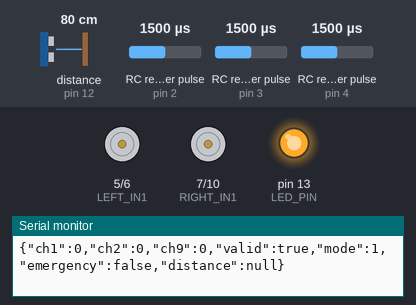
This sketch was run on a simulated Arduino Uno, built with avr-gcc and run on an emulated ATmega328P. On the bench: motor-driver pin pairs drawn as motors (green arrow = first pin HIGH = forward, orange = second pin HIGH = backward, longer = more drive, scaled by the enable pin), output pins drawn as LEDs (lit = HIGH), the last lines printed to the serial monitor. Wiring (inferred from the names in the program): ultrasonic range finder: trigger pin 8; echo pin 12; 3 × RC receiver channel: data pin 2 / data pin 3 / data pin 4. Dashed ring = blinking. Inputs (shaded band) come from the test bench; at power-on: distance to the obstacle (sensor on pin 12) 80 cm, RC receiver pulse (sensors on pin 2, pin 3, pin 4) 1500 µs. The echo pulse lasts 58.3 µs per cm; pins used as bus, display or sensor lines are not drawn.

Above: at 2.2 s.
2.3 s: distance to the obstacle (sensor on pin 12) set to 4 cm
At 2.66 s:
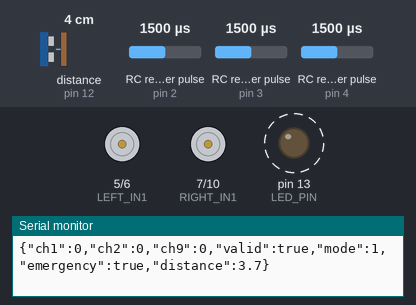
5.3 s: distance to the obstacle (sensor on pin 12) set to 18 cm
At 6.8 s:
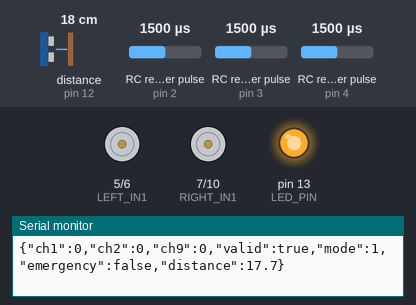
8.3 s: RC receiver pulse (sensor on pin 2) set to 1020 µs
At 8.8 s:
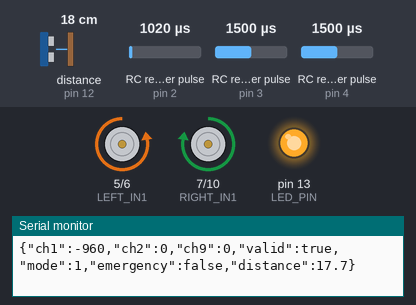
11.3 s: RC receiver pulse (sensor on pin 3) set to 1020 µs
At 13.0 s:
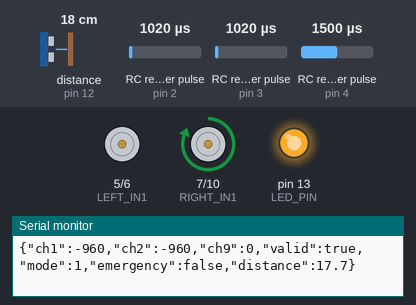
14.3 s: RC receiver pulse (sensor on pin 2) set to 1250 µs
17.3 s: RC receiver pulse (sensor on pin 3) set to 1500 µs
Timing chart, 0 to 21.3 s (numbered marks = the images above; inputs shaded):
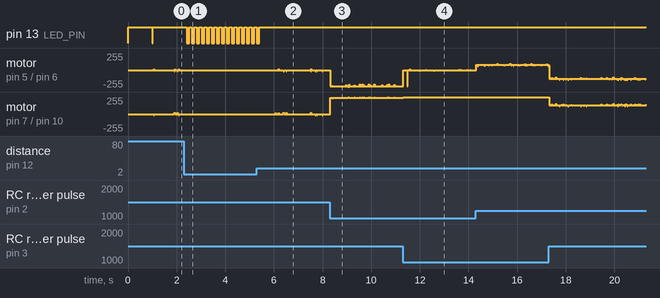

The sketch:

rover_arduino_simple_bridge.ino
```cpp
#include <PinChangeInterrupt.h>

// RC Pin definitions
#define CH1_PIN 2  // Forward/Reverse (Throttle)
#define CH2_PIN 3  // Steering
#define CH9_PIN 4  // Mode Switch (3-position)
#define LED_PIN 13 // Status LED

// Motor control pins
#define LEFT_IN1 5    // Left motor direction 1 (D5)
#define LEFT_IN2 6    // Left motor direction 2 (D6)
#define LEFT_ENA 9    // Left motor enable/speed (D9) - PWM capable
#define RIGHT_IN1 7   // Right motor direction 1 (D7)
#define RIGHT_IN2 10  // Right motor direction 2 (D10)
#define RIGHT_ENA 11  // Right motor enable/speed (D11) - PWM capable

// Ultrasonic sensor pins (for emergency stop only)
#define FRONT_TRIG_PIN 8   // Front ultrasonic trigger
#define FRONT_ECHO_PIN 12  // Front ultrasonic echo

// RC signal parameters (more lenient for stability)
#define RC_MIN_PULSE 1000
#define RC_MAX_PULSE 2000
#define RC_DEADBAND 50
#define RC_TIMEOUT 250  // Increased from 100ms to 250ms for stability

// Serial communication
#define SERIAL_BAUD 115200

// Emergency stop parameters
#define EMERGENCY_DISTANCE 10.0  // Emergency stop at 10cm
#define ULTRASONIC_TIMEOUT 5000  // 5ms timeout (fast!)

// Global variables for PWM reading
volatile unsigned long ch1_start_time = 0;
volatile unsigned long ch2_start_time = 0;
volatile unsigned long ch9_start_time = 0;
volatile unsigned long ch1_pulse_width = 1500;
volatile unsigned long ch2_pulse_width = 1500;
volatile unsigned long ch9_pulse_width = 1500;
volatile unsigned long ch1_last_time = 0;
volatile unsigned long ch2_last_time = 0;
volatile unsigned long ch9_last_time = 0;

// Signal validation
unsigned long last_valid_signal = 0;
bool signal_valid = false;

// Control mode with stability
enum ControlMode {
  MODE_FAILSAFE,    // CH9 < -500
  MODE_MANUAL,      // CH9 -500 to +500
  MODE_AUTONOMOUS   // CH9 > +500
};
ControlMode current_mode = MODE_FAILSAFE;
ControlMode stable_mode = MODE_FAILSAFE;
unsigned long mode_change_time = 0;
#define MODE_STABILITY_TIME 300  // 300ms stability before mode change

// Emergency stop
bool emergency_stop = false;
unsigned long last_emergency_check = 0;

void setup() {
  // Initialize serial communication
  Serial.begin(SERIAL_BAUD);

  // Configure RC input pins
  pinMode(CH1_PIN, INPUT);
  pinMode(CH2_PIN, INPUT);
  pinMode(CH9_PIN, INPUT);
  pinMode(LED_PIN, OUTPUT);

  // Configure motor output pins
  pinMode(LEFT_IN1, OUTPUT);
  pinMode(LEFT_IN2, OUTPUT);
  pinMode(LEFT_ENA, OUTPUT);
  pinMode(RIGHT_IN1, OUTPUT);
  pinMode(RIGHT_IN2, OUTPUT);
  pinMode(RIGHT_ENA, OUTPUT);

  // Configure ultrasonic sensor pins
  pinMode(FRONT_TRIG_PIN, OUTPUT);
  pinMode(FRONT_ECHO_PIN, INPUT);

  // Initialize motors to stopped state
  stopMotors();

  // Attach pin change interrupts for RC signals
  attachPinChangeInterrupt(digitalPinToPinChangeInterrupt(CH1_PIN), ch1_interrupt, CHANGE);
  attachPinChangeInterrupt(digitalPinToPinChangeInterrupt(CH2_PIN), ch2_interrupt, CHANGE);
  attachPinChangeInterrupt(digitalPinToPinChangeInterrupt(CH9_PIN), ch9_interrupt, CHANGE);

  // Initialize timing
  last_valid_signal = millis();

  // Status indication
  digitalWrite(LED_PIN, HIGH);
  delay(1000);
  digitalWrite(LED_PIN, LOW);

  Serial.println("Arduino Simple Bridge v3.0 Initialized");
}

void loop() {
  // High frequency tasks - keep these fast and simple
  checkSignalValidity();
  updateControlMode();

  // Emergency stop check (every 100ms for safety)
  if (millis() - last_emergency_check >= 100) {
    checkEmergencyStop();
    last_emergency_check = millis();
  }

  // Handle control modes
  if (current_mode == MODE_MANUAL) {
    processRCControl();
  } else if (current_mode == MODE_AUTONOMOUS) {
    processPiCommands();
  } else {
    stopMotors(); // Failsafe
  }

  // Send data to Pi (every 200ms to reduce sensor noise)
  static unsigned long last_data_send = 0;
  if (millis() - last_data_send >= 200) {
    sendDataToPi();
    last_data_send = millis();
  }

  // Update status LED
  updateStatusLED();

  // Fast loop for responsive motor control
  delay(5);
}

// RC Interrupt handlers
void ch1_interrupt() {
  if (digitalRead(CH1_PIN) == HIGH) {
    ch1_start_time = micros();
  } else {
    unsigned long pulse_time = micros() - ch1_start_time;
    if (pulse_time > RC_MIN_PULSE && pulse_time < RC_MAX_PULSE) {
      ch1_pulse_width = pulse_time;
      ch1_last_time = millis();
    }
  }
}

void ch2_interrupt() {
  if (digitalRead(CH2_PIN) == HIGH) {
    ch2_start_time = micros();
  } else {
    unsigned long pulse_time = micros() - ch2_start_time;
    if (pulse_time > RC_MIN_PULSE && pulse_time < RC_MAX_PULSE) {
      ch2_pulse_width = pulse_time;
      ch2_last_time = millis();
    }
  }
}

void ch9_interrupt() {
  if (digitalRead(CH9_PIN) == HIGH) {
    ch9_start_time = micros();
  } else {
    unsigned long pulse_time = micros() - ch9_start_time;
    if (pulse_time > RC_MIN_PULSE && pulse_time < RC_MAX_PULSE) {
      ch9_pulse_width = pulse_time;
      ch9_last_time = millis();
    }
  }
}

void checkSignalValidity() {
  unsigned long current_time = millis();

  // Check if all channels have recent updates
  bool ch1_fresh = (current_time - ch1_last_time) < RC_TIMEOUT;
  bool ch2_fresh = (current_time - ch2_last_time) < RC_TIMEOUT;
  bool ch9_fresh = (current_time - ch9_last_time) < RC_TIMEOUT;

  // More lenient validation - only require CH9 (mode switch) to be fresh
  // CH1 and CH2 can be stale if we're not moving the sticks
  signal_valid = ch9_fresh;

  if (signal_valid) {
    last_valid_signal = current_time;
  }
}

void updateControlMode() {
  // Simplified, more reliable mode detection
  int ch9_value = map(constrain(ch9_pulse_width, RC_MIN_PULSE, RC_MAX_PULSE),
                     RC_MIN_PULSE, RC_MAX_PULSE, -1000, 1000);

  ControlMode new_mode;

  // Determine mode based purely on CH9 value, ignore signal_valid for mode detection
  if (ch9_value < -500) {
    new_mode = MODE_FAILSAFE;
  } else if (ch9_value > 500) {
    new_mode = MODE_AUTONOMOUS;
  } else {
    new_mode = MODE_MANUAL;
  }

  // Simple stability - require 3 consecutive identical readings
  static ControlMode last_readings[3] = {MODE_FAILSAFE, MODE_FAILSAFE, MODE_FAILSAFE};
  static int reading_index = 0;

  last_readings[reading_index] = new_mode;
  reading_index = (reading_index + 1) % 3;

  // Check if all 3 readings are the same
  if (last_readings[0] == last_readings[1] && last_readings[1] == last_readings[2]) {
    current_mode = last_readings[0];
  }
}

void processRCControl() {
  // Convert RC inputs to motor commands
  int ch1_value = map(constrain(ch1_pulse_width, RC_MIN_PULSE, RC_MAX_PULSE),
                     RC_MIN_PULSE, RC_MAX_PULSE, -1000, 1000);
  int ch2_value = map(constrain(ch2_pulse_width, RC_MIN_PULSE, RC_MAX_PULSE),
                     RC_MIN_PULSE, RC_MAX_PULSE, -1000, 1000);

  // Apply deadband
  ch1_value = applyDeadband(ch1_value, RC_DEADBAND);
  ch2_value = applyDeadband(ch2_value, RC_DEADBAND);

  // Calculate differential steering
  int throttle_pct = map(ch1_value, -1000, 1000, -100, 100);
  int steering_pct = map(ch2_value, -1000, 1000, -100, 100);

  int left_pct = throttle_pct - steering_pct;
  int right_pct = throttle_pct + steering_pct;

  // Scale down if needed
  int max_abs = max(abs(left_pct), abs(right_pct));
  if (max_abs > 100) {
    left_pct = (left_pct * 100) / max_abs;
    right_pct = (right_pct * 100) / max_abs;
  }

  // Convert to motor values
  int left_speed = map(left_pct, -100, 100, -255, 255);
  int right_speed = map(right_pct, -100, 100, -255, 255);

  // Apply motor commands (with emergency stop check)
  setMotorSpeeds(left_speed, right_speed);
}

void processPiCommands() {
  // Check for motor commands from Pi
  if (Serial.available() > 0) {
    String command = Serial.readStringUntil('\n');
    command.trim();

    // Parse motor command JSON: {"left":speed,"right":speed}
    if (command.startsWith("{") && command.endsWith("}")) {
      int leftStart = command.indexOf("\"left\":");
      int rightStart = command.indexOf("\"right\":");

      if (leftStart != -1 && rightStart != -1) {
        // Extract speeds
        leftStart += 7;
        int leftEnd = command.indexOf(",", leftStart);
        if (leftEnd == -1) leftEnd = command.indexOf("}", leftStart);
        int leftSpeed = command.substring(leftStart, leftEnd).toInt();

        rightStart += 8;
        int rightEnd = command.indexOf("}", rightStart);
        int rightSpeed = command.substring(rightStart, rightEnd).toInt();

        // Apply motor commands (with emergency stop check)
        setMotorSpeeds(leftSpeed, rightSpeed);
      }
    }
  }
}

void setMotorSpeeds(int left_speed, int right_speed) {
  // Emergency stop override
  if (emergency_stop) {
    left_speed = 0;
    right_speed = 0;
  }

  // Constrain speeds
  left_speed = constrain(left_speed, -255, 255);
  right_speed = constrain(right_speed, -255, 255);

  // Control left motor
  setMotor(LEFT_IN1, LEFT_IN2, LEFT_ENA, left_speed);

  // Control right motor (inverted direction)
  setMotor(RIGHT_IN1, RIGHT_IN2, RIGHT_ENA, -right_speed);
}

void setMotor(int in1_pin, int in2_pin, int ena_pin, int speed) {
  if (speed > 0) {
    digitalWrite(in1_pin, HIGH);
    digitalWrite(in2_pin, LOW);
    analogWrite(ena_pin, speed);
  } else if (speed < 0) {
    digitalWrite(in1_pin, LOW);
    digitalWrite(in2_pin, HIGH);
    analogWrite(ena_pin, -speed);
  } else {
    digitalWrite(in1_pin, LOW);
    digitalWrite(in2_pin, LOW);
    analogWrite(ena_pin, 0);
  }
}

void stopMotors() {
  setMotorSpeeds(0, 0);
}

void checkEmergencyStop() {
  // Quick emergency stop check
  float distance = readUltrasonicDistance();

  if (distance > 0) {
    emergency_stop = (distance < EMERGENCY_DISTANCE);
  }
}

float readUltrasonicDistance() {
  // Send ultrasonic pulse
  digitalWrite(FRONT_TRIG_PIN, LOW);
  delayMicroseconds(2);
  digitalWrite(FRONT_TRIG_PIN, HIGH);
  delayMicroseconds(10);
  digitalWrite(FRONT_TRIG_PIN, LOW);

  // Read echo
  unsigned long duration = pulseIn(FRONT_ECHO_PIN, HIGH, ULTRASONIC_TIMEOUT);

  if (duration == 0) {
    return -1; // Timeout
  }

  // Calculate distance
  float distance = (duration * 0.0343) / 2;

  // Validate range
  if (distance < 2 || distance > 400) {
    return -1;
  }

  return distance;
}

void sendDataToPi() {
  // Send compact data to Pi including ultrasonic distance
  int ch1_value = map(constrain(ch1_pulse_width, RC_MIN_PULSE, RC_MAX_PULSE),
                     RC_MIN_PULSE, RC_MAX_PULSE, -1000, 1000);
  int ch2_value = map(constrain(ch2_pulse_width, RC_MIN_PULSE, RC_MAX_PULSE),
                     RC_MIN_PULSE, RC_MAX_PULSE, -1000, 1000);
  int ch9_value = map(constrain(ch9_pulse_width, RC_MIN_PULSE, RC_MAX_PULSE),
                     RC_MIN_PULSE, RC_MAX_PULSE, -1000, 1000);

  // Read current distance
  float current_distance = readUltrasonicDistance();

  Serial.print("{\"ch1\":");
  Serial.print(applyDeadband(ch1_value, RC_DEADBAND));
  Serial.print(",\"ch2\":");
  Serial.print(applyDeadband(ch2_value, RC_DEADBAND));
  Serial.print(",\"ch9\":");
  Serial.print(ch9_value);
  Serial.print(",\"valid\":");
  Serial.print(signal_valid ? "true" : "false");
  Serial.print(",\"mode\":");
  Serial.print(current_mode);
  Serial.print(",\"emergency\":");
  Serial.print(emergency_stop ? "true" : "false");
  Serial.print(",\"distance\":");
  if (current_distance > 0) {
    Serial.print(current_distance, 1);
  } else {
    Serial.print("null");
  }
  Serial.println("}");
}

int applyDeadband(int value, int deadband) {
  if (abs(value) < deadband) {
    return 0;
  }
  return value;
}

void updateStatusLED() {
  static unsigned long last_blink = 0;
  static bool led_state = false;
  unsigned long current_time = millis();

  if (emergency_stop) {
    // Fast blink for emergency
    if (current_time - last_blink > 100) {
      led_state = !led_state;
      digitalWrite(LED_PIN, led_state);
      last_blink = current_time;
    }
  } else if (signal_valid) {
    // Solid when signal valid
    digitalWrite(LED_PIN, HIGH);
  } else {
    // Slow blink when no signal
    if (current_time - last_blink > 500) {
      led_state = !led_state;
      digitalWrite(LED_PIN, led_state);
      last_blink = current_time;
    }
  }
}
```

Measured:
- after the input at 2.3 s, pin 13 (LED_PIN): alternates HIGH for 0.10 s and LOW for 0.10 s, starting after 0.11 s; motor on pin 5 (LEFT_IN1) / pin 6 (LEFT_IN2), motor on pin 7 (RIGHT_IN1) / pin 10 (RIGHT_IN2): stops changing and stays stopped
- after the input at 5.3 s, pin 13 (LED_PIN): goes on until 5.4 s, then stays HIGH
